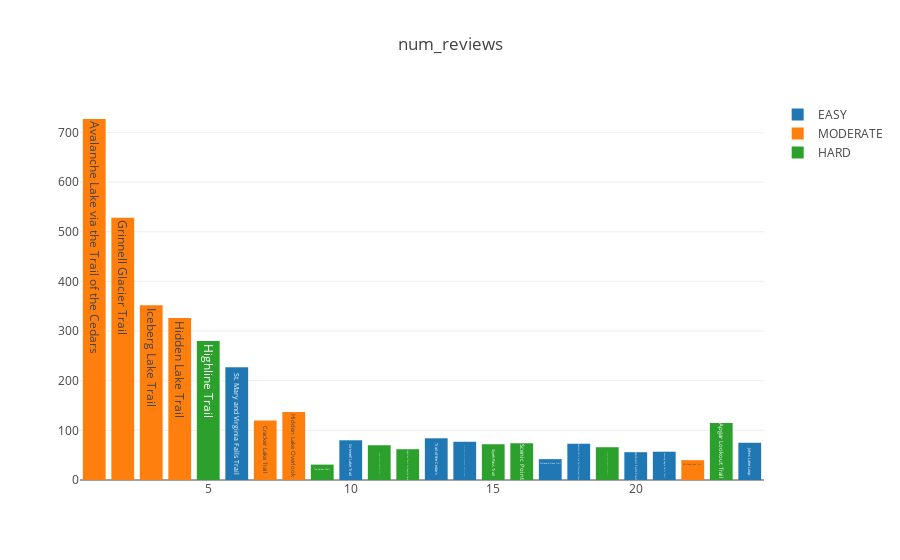
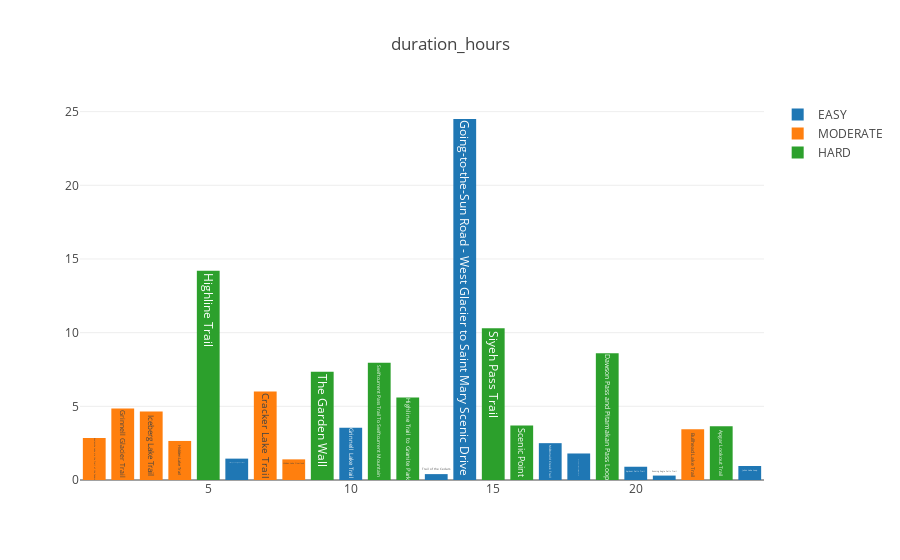
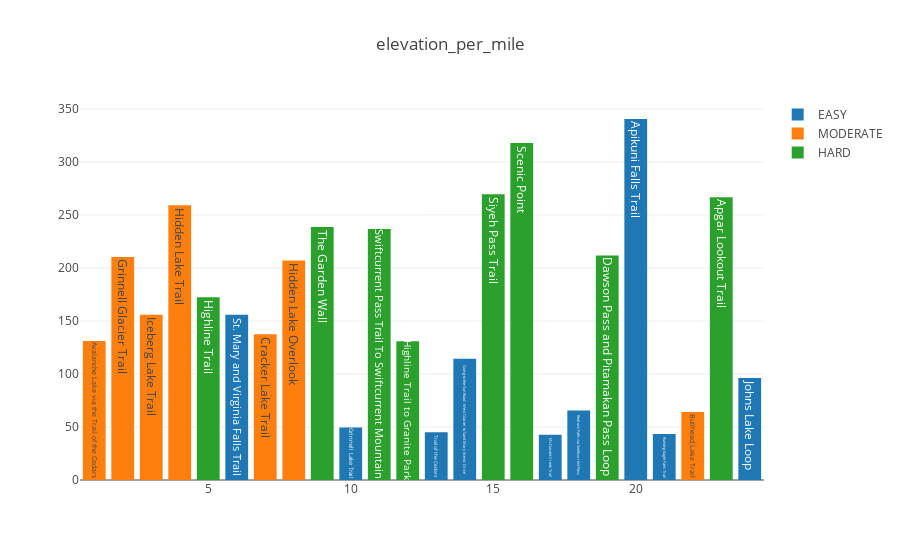
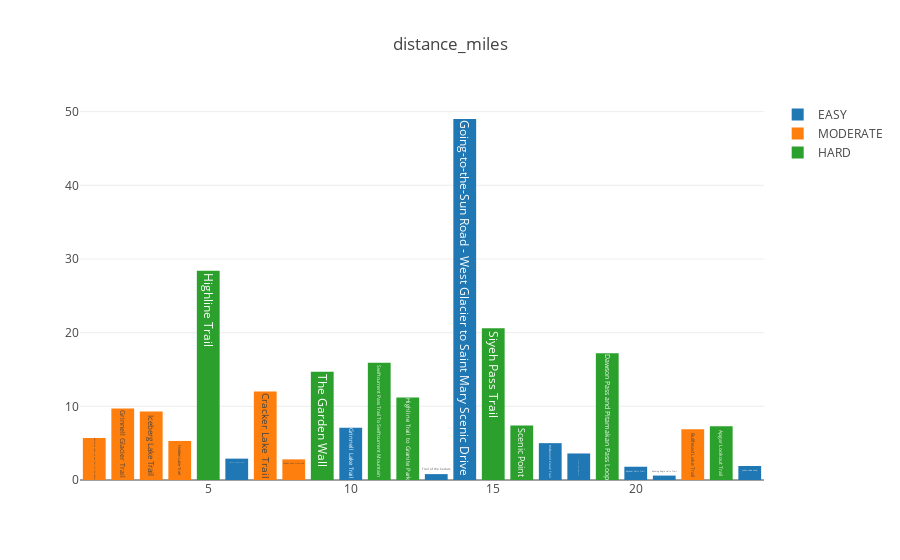

Here is the notebook cell these charts were saved with, in order:
### Code cell
columns = ['num_reviews','duration_hours','elevation_per_mile','distance_miles','elevation_feet','rating']
for col in columns:
    t1 = go.Bar(x= df[df.difficulty == 'EASY']['ranking'],
                y= df[df.difficulty == 'EASY'][col],
                text=df[df.difficulty == 'EASY']['name'],
                textposition = 'auto',
                name='EASY')

    t2 = go.Bar(x= df[df.difficulty == 'MODERATE']['ranking'],
                y= df[df.difficulty == 'MODERATE'][col],
                text=df[df.difficulty == 'MODERATE']['name'],
                textposition = 'auto',
                name='MODERATE')

    t3 = go.Bar(x= df[df.difficulty == 'HARD']['ranking'],
                y= df[df.difficulty == 'HARD'][col],
                text=df[df.difficulty == 'HARD']['name'],
                textposition = 'auto',
                name='HARD')
    data = [t1,t2,t3]
    layout = go.Layout(title=col)
    fig = go.Figure(data,layout)
    py.iplot(fig)

### Figure 1 — Plotly figure (JSON) as saved in the notebook; plotly's stock layout.template omitted (floating-point values rounded to 4 significant figures)
{"data": [{"name": "EASY", "text": ["St. Mary and Virginia Falls Trail", "Grinnell Lake Trail", "Trail of the Cedars", "Going-to-the-Sun Road - West Glacier to Saint Mary Scenic Drive", "McDonald Creek Trail", "Redrock Falls via Swiftcurrent Pass", "Apikuni Falls Trail", "Running Eagle Falls Trail", "Johns Lake Loop"], "textposition": "auto", "type": "bar", "uid": "7abc06c3-6780-4565-b8b8-022e6a831ee7", "x": ["#6", "#10", "#13", "#14", "#17", "#18", "#20", "#21", "#24"], "y": ["227", "80", "84", "77", "42", "73", "56", "57", "75"]}, {"name": "MODERATE", "text": ["Avalanche Lake via the Trail of the Cedars", "Grinnell Glacier Trail", "Iceberg Lake Trail", "Hidden Lake Trail", "Cracker Lake Trail", "Hidden Lake Overlook", "Bullhead Lake Trail"], "textposition": "auto", "type": "bar", "uid": "19f957c0-aeb0-4ee2-b989-2c8902fda713", "x": ["#1", "#2", "#3", "#4", "#7", "#8", "#22"], "y": ["727", "528", "352", "326", "120", "137", "40"]}, {"name": "HARD", "text": ["Highline Trail", "The Garden Wall", "Swiftcurrent Pass Trail To Swiftcurrent Mountain", "Highline Trail to Granite Park", "Siyeh Pass Trail", "Scenic Point", "Dawson Pass and Pitamakan Pass Loop", "Apgar Lookout Trail"], "textposition": "auto", "type": "bar", "uid": "989aed8d-b0a9-4e38-9c90-e66b254ea50b", "x": ["#5", "#9", "#11", "#12", "#15", "#16", "#19", "#23"], "y": ["280", "31", "70", "62", "72", "74", "66", "115"]}], "layout": {"title": "num_reviews"}}

### Figure 2 — Plotly figure (JSON) as saved in the notebook; plotly's stock layout.template omitted (floating-point values rounded to 4 significant figures)
{"data": [{"name": "EASY", "text": ["St. Mary and Virginia Falls Trail", "Grinnell Lake Trail", "Trail of the Cedars", "Going-to-the-Sun Road - West Glacier to Saint Mary Scenic Drive", "McDonald Creek Trail", "Redrock Falls via Swiftcurrent Pass", "Apikuni Falls Trail", "Running Eagle Falls Trail", "Johns Lake Loop"], "textposition": "auto", "type": "bar", "uid": "3b6db042-2314-49ea-8efe-c4607306c2c4", "x": ["#6", "#10", "#13", "#14", "#17", "#18", "#20", "#21", "#24"], "y": [1.45, 3.55, 0.4, 24.5, 2.5, 1.8, 0.9, 0.3, 0.95]}, {"name": "MODERATE", "text": ["Avalanche Lake via the Trail of the Cedars", "Grinnell Glacier Trail", "Iceberg Lake Trail", "Hidden Lake Trail", "Cracker Lake Trail", "Hidden Lake Overlook", "Bullhead Lake Trail"], "textposition": "auto", "type": "bar", "uid": "46f008ef-2a70-49ce-8597-2bc8e5532559", "x": ["#1", "#2", "#3", "#4", "#7", "#8", "#22"], "y": [2.85, 4.85, 4.65, 2.65, 6, 1.4, 3.45]}, {"name": "HARD", "text": ["Highline Trail", "The Garden Wall", "Swiftcurrent Pass Trail To Swiftcurrent Mountain", "Highline Trail to Granite Park", "Siyeh Pass Trail", "Scenic Point", "Dawson Pass and Pitamakan Pass Loop", "Apgar Lookout Trail"], "textposition": "auto", "type": "bar", "uid": "49c75609-d4c1-40da-b5d0-650f8f90b93c", "x": ["#5", "#9", "#11", "#12", "#15", "#16", "#19", "#23"], "y": [14.2, 7.35, 7.95, 5.6, 10.3, 3.7, 8.6, 3.65]}], "layout": {"title": "duration_hours"}}

### Figure 3 — Plotly figure (JSON) as saved in the notebook; plotly's stock layout.template omitted (floating-point values rounded to 4 significant figures)
{"data": [{"name": "EASY", "text": ["St. Mary and Virginia Falls Trail", "Grinnell Lake Trail", "Trail of the Cedars", "Going-to-the-Sun Road - West Glacier to Saint Mary Scenic Drive", "McDonald Creek Trail", "Redrock Falls via Swiftcurrent Pass", "Apikuni Falls Trail", "Running Eagle Falls Trail", "Johns Lake Loop"], "textposition": "auto", "type": "bar", "uid": "4ceebb13-73f4-49d1-86d0-2eed2fe96585", "x": ["#6", "#10", "#13", "#14", "#17", "#18", "#20", "#21", "#24"], "y": [155.9, 49.44, 45, 114.3, 42.6, 65.56, 340.6, 43.33, 96.32]}, {"name": "MODERATE", "text": ["Avalanche Lake via the Trail of the Cedars", "Grinnell Glacier Trail", "Iceberg Lake Trail", "Hidden Lake Trail", "Cracker Lake Trail", "Hidden Lake Overlook", "Bullhead Lake Trail"], "textposition": "auto", "type": "bar", "uid": "5f0864ed-2d08-4ac2-b68d-cd4b10f79841", "x": ["#1", "#2", "#3", "#4", "#7", "#8", "#22"], "y": [131.2, 210.3, 155.9, 259.2, 137.5, 207.1, 64.06]}, {"name": "HARD", "text": ["Highline Trail", "The Garden Wall", "Swiftcurrent Pass Trail To Swiftcurrent Mountain", "Highline Trail to Granite Park", "Siyeh Pass Trail", "Scenic Point", "Dawson Pass and Pitamakan Pass Loop", "Apgar Lookout Trail"], "textposition": "auto", "type": "bar", "uid": "e85fee3c-8b3b-4254-bdff-9253cc58b3d1", "x": ["#5", "#9", "#11", "#12", "#15", "#16", "#19", "#23"], "y": [172.4, 238.6, 236.9, 130.9, 269.5, 317.8, 211.7, 266.8]}], "layout": {"title": "elevation_per_mile"}}

### Figure 4 — Plotly figure (JSON) as saved in the notebook; plotly's stock layout.template omitted (floating-point values rounded to 4 significant figures)
{"data": [{"name": "EASY", "text": ["St. Mary and Virginia Falls Trail", "Grinnell Lake Trail", "Trail of the Cedars", "Going-to-the-Sun Road - West Glacier to Saint Mary Scenic Drive", "McDonald Creek Trail", "Redrock Falls via Swiftcurrent Pass", "Apikuni Falls Trail", "Running Eagle Falls Trail", "Johns Lake Loop"], "textposition": "auto", "type": "bar", "uid": "cd717305-c780-417e-a23e-50f389a12d1b", "x": ["#6", "#10", "#13", "#14", "#17", "#18", "#20", "#21", "#24"], "y": [2.9, 7.1, 0.8, 49, 5, 3.6, 1.8, 0.6, 1.9]}, {"name": "MODERATE", "text": ["Avalanche Lake via the Trail of the Cedars", "Grinnell Glacier Trail", "Iceberg Lake Trail", "Hidden Lake Trail", "Cracker Lake Trail", "Hidden Lake Overlook", "Bullhead Lake Trail"], "textposition": "auto", "type": "bar", "uid": "12243952-ca50-41d4-bf5c-32725bfb8b3d", "x": ["#1", "#2", "#3", "#4", "#7", "#8", "#22"], "y": [5.7, 9.7, 9.3, 5.3, 12, 2.8, 6.9]}, {"name": "HARD", "text": ["Highline Trail", "The Garden Wall", "Swiftcurrent Pass Trail To Swiftcurrent Mountain", "Highline Trail to Granite Park", "Siyeh Pass Trail", "Scenic Point", "Dawson Pass and Pitamakan Pass Loop", "Apgar Lookout Trail"], "textposition": "auto", "type": "bar", "uid": "a1c4d6fe-8090-4b93-b426-5f298a40467f", "x": ["#5", "#9", "#11", "#12", "#15", "#16", "#19", "#23"], "y": [28.4, 14.7, 15.9, 11.2, 20.6, 7.4, 17.2, 7.3]}], "layout": {"title": "distance_miles"}}
